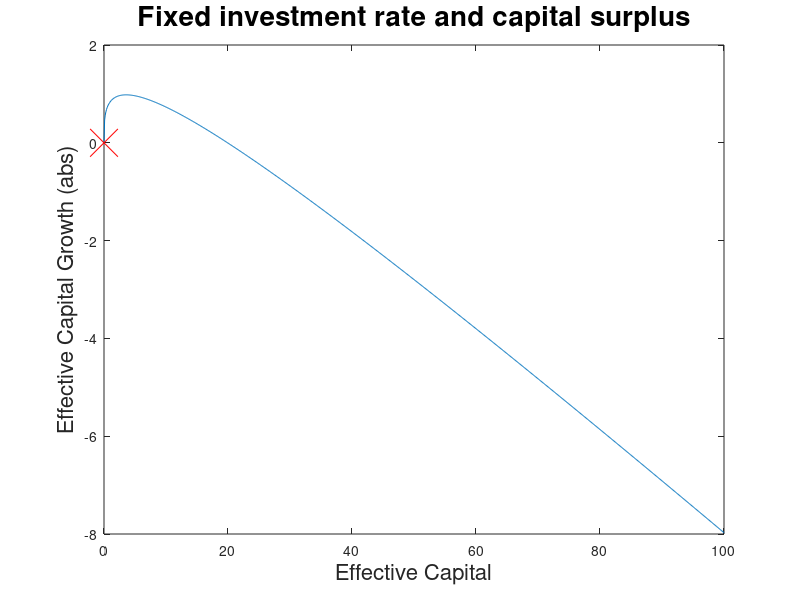

Recreate this plot in MATLAB. (Note: this script raises an error after producing the figure.)
%%%%%%%%%%%%%%%%%%%%%%%%%%%%%%%%%%%%%%%%%%%%%%%%%%%%%%%%%%%%%%%%
%
%  ARE 263 Larry Karp & Christian Traeger
% 
%  Ramsey Growth Model in discrete time, dynamic programming
%  
%%%%%%%%%%%%%%%%%%%%%%%%%%%%%%%%%%%%%%%%%%%%%%%%%%%%%%%%%%%%%%%%

%% Setup

% Tidy your workspace
clear global    % Clears all global variables
clear all       % Clears all variable from memory
close all       % Closes all open figures
clc            % Clears all text from your command window

% Change the working directory to wherever you saved the PS3 package
% Sample paths:
% cd  C:\Matlab\ARE263\PS3 % Windows
% cd /User/ARE263/PS3 % MAC

% Declare relevant parameters to be global 
% Global parameters can be accessed by all scripts that declare them upfrong as global.
% This is an alternative to passing parameters explicitly to functions.
% Note that if another script changes a global parameter it will be permanently changed for all scripts
% (which is not the case with parameters passed along as function arguments - unless they are returned again)
global fspace delta kappa L g eta beta options
% space structure, capital decay, growth rate, IES, pure time preference

% Set the economic parameters

eta = 2;        % Consumption smoothing parameter (IES)
                % If eta=1 calls the Bellman_log, otherwise regular Bellman using CIES
rho = 0.015;    % Annual (or periodic) rate of pure time preference
kappa = 0.3;    % Capital share
delta = 0.1;    % Capital depreciation rate
% Rate of technological progress: Has to be zero unless using log-utility
g = 0.02;
L = 7;          % Global labor force in billions of people

K_0 = 80;       % Initial capital stock
A_0 = 1;        % Initial level of technology
k_0 = K_0/A_0;  % Initial level of effective capital

% Normalization of discount factor to transform system to autonomous function iteration
beta = exp(-rho+(1-eta)*g);

% Set the numeric parameters

num_nodes = 21; % Number of evaluation nodes & basis functions

T = 50;        % Time horizon for time path simulations
consum_min=0;   % Set lower bound on consumption (no borrowing)

% Choose interpolation basis functions: 'cheb' Chebychev polynomials;
% 'spli' cubic splines; 'lin' linear splines
interp = 'cheb';

% Pick the bounds of the function approximation space
k_min = 1;      % Lower bound - pick larger than 0 - value function is badly behaved at 0
k_max = 100;    % Upper bound


%parameters controlling function iteration loop:
tol = 1e-5;    % convergence tolerance
damp = 0;      % weight on coefficients of previous step (>0 for damping)
maxit = 10000; % maximum number of iterations in function approximation loop

% set options for utility maximization step:
% the most important ones are to 'display', 'off' which suppresses output on the screen and 
% 'Algorithm', 'interior-point', which specifies the maximization algorithm.
% the other options set the maximal number of function evaluations and iterations, to put a limit on the maximal run-time
options = optimset('display','off', 'MaxFunEvals', 1000, 'MaxIter', 1000, 'Algorithm','interior-point');
%options = optimset('display','off', 'MaxFunEvals', 1000, 'MaxIter', 1000, 'Algorithm','active-set'); %,'TolX',1e-12);

%Calculating steady state capital for fixed investment rate

disp(['Initial capital is ' num2str(K_0) ' and initial normalized capital is ' num2str(K_0/A_0) ]); 

fixed_investment_rate=0.25;
ss_residual = @(k) ((1-delta).*k + fixed_investment_rate*k.^kappa.*L.^(1-kappa)).*exp(-g) - k;
k_ss = fzero(ss_residual,K_0);
%19.9263
disp(['Steady state at fixed investment rate of ' num2str(fixed_investment_rate) ' is effective capital stock of ' num2str(k_ss) ]); 

% Plot effective capital surplus at a 25% fixed investment rate over present effective capital stock
x = 0:0.1:100;
y = ss_residual(x);
h = figure('name', ['Fixed investment rate and capital surplus']);
      set(gca,'fontsize',16)
        plot(x,y,k_ss,ss_residual(k_ss),'rx','MarkerSize',20);
        title('Fixed investment rate and capital surplus', 'FontSize', 20);
        xlabel('Effective Capital', 'FontSize', 16);
        ylabel('Effective Capital Growth (abs)', 'FontSize', 16);
     %saveas(h,['ss_capital'], 'jpg');
     saveas(h,['ss_capital'], 'epsc');
close(h)

%Create the function space & initial guess

% generate function approximation space and collocation nodes
fspace = fundefn(interp,num_nodes,k_min,k_max);
k_nodes = funnode(fspace);

consum = ones(num_nodes,1);  % action = 1 (arbitrary consumption guess)
value = zeros(num_nodes,1);  % initialize storage for value function at nodes (updated in every iteration)
coeff = zeros(num_nodes,1);  % coeffs = 0 (flat value function guess)

%%%%%%%%%%%%%%%%% Changes by JDLA to comply with PS4-3a)%%%%%%%%%%%%%%%%%%%
if exist('coeff_init.mat','file') == 2 
    disp('Previuos solution available')
    load coeff_init.mat;
    if  logical_converged == 1
        coeff = [coeff0(1:min(numel(coeff0),num_nodes));zeros(max(0,num_nodes-numel(coeff0)),1)];    
    elseif  logical_converged ~= 1 && exist('coeff_init_old.mat','file') == 2
        disp('Previuos solution is not good, it will be ignored. Using coefficients from last successful run')
        load coeff_init_old.mat;
        disp(['Loading ' num2str(min(numel(coeff0),num_nodes)) ' coefficients'])
        coeff = [coeff0(1:min(numel(coeff0),num_nodes));zeros(max(0,num_nodes-numel(coeff0)),1)];
     end
else
    disp('Previuos solution not available')
    coeff(1) = 1;  % coeffs = 0 (flat value function guess)
end
%%%%%%%%%%%%%%%%% Changes by JDLA to comply with PS4-3a)%%%%%%%%%%%%%%%%%%%


% Solving for the optimal value function with Chebychev polynomials

% Passing: maximal number of function iterations, break criterion
% tolerance, potential damping coefficient, nodes, and initializations

%%%%%%%%%%%%%%%%% Changes by JDLA to comply with PS4-3b and PS4-3c)%%%%%%%%
uncertainty_flag=1;
[consum,value,coeff,B,logical_converged,it] = Ramsey_iterate_PS4(uncertainty_flag,maxit,tol,damp,k_nodes,value,consum,coeff);
%%%%%%%%%%%%%%%%% Changes by JDLA to comply with PS4-3b and PS4-3c)%%%%%%%%
    
%%%%%%%%%%%%%%%%% Changes by JDLA to comply with PS4-3a)%%%%%%%%%%%%%%%%%%%
%Saves initial guess from the last succesful run
if logical_converged == 1
    save('coeff_init_old.mat','coeff0')
end

%Saves coefficient and exit flag
coeff0=coeff; 
save('coeff_init.mat','coeff0','logical_converged');

% Display an error message if the function iteration did not converge

if logical_converged ~= 1
    error('Did not converge. Breaking script.')
end

if uncertainty_flag == 1
    consum_u=consum;
    value_u=value;
    coeff_u=coeff;
    B_u=B;
    k_nodes_u=k_nodes;
    save('results_u.mat','consum_u', 'value_u', 'k_nodes_u','coeff_u', 'B_u','uncertainty_flag', 'num_nodes')
end 

if uncertainty_flag == 0
    save('results_d.mat','consum', 'value', 'k_nodes','coeff', 'B', 'uncertainty_flag', 'num_nodes')
end 
%%%%%%%%%%%%%%%%% Changes by JDLA to comply with PS4-3a)%%%%%%%%%%%%%%%%%%%


%% PLOT THE RESULTS

% Case of stochastic
if exist('results_u.mat','file') == 2 && uncertainty_flag == 1

load results_u.mat;    

disp(['Plotting value function and control rule supported by the ',num2str(length(k_nodes_u)),' nodes of the function iteration'])

h = figure('name', ['Value function evaluated at k-nodes ']);
      set(gca,'fontsize',16)
        plot(k_nodes_u,value_u);
        title(sprintf(['Value Function']), 'FontSize', 20);
        xlabel('Effective Capital', 'FontSize', 16);
        ylabel('Normalized Value', 'FontSize', 16);
     %saveas(h,['value_function_for_' num2str(num_nodes) '_' interp '_nodes'], 'jpg');
     saveas(h,['value_function_for_' num2str(num_nodes) '_' interp '_nodes'], 'epsc');
%close(h)

h = figure('name', ['Control rule evaluated at k-nodes']);
      set(gca,'fontsize',16)
        plot(k_nodes_u, consum_u);
        title(sprintf(['Control Rule']), 'FontSize', 20);
        xlabel('Effective Capital', 'FontSize', 16);
        ylabel('Effective Consumption', 'FontSize', 16);
     %saveas(h,['control_rule_for_' num2str(num_nodes) '_' interp '_nodes'], 'jpg');
     saveas(h,['control_rule_for_' num2str(num_nodes) '_' interp '_nodes'], 'epsc');
%close(h)

% Evaluating on a denser grid

    k_dense = (k_min:((k_max-k_min)/100):k_max)'; % redefine the approximation nodes to finer grid
    value_dense = funeval(coeff_u,fspace,k_dense);    
    mu=1; 
    sigma = 0.035;
    nshocks = 3; 
    [e,w] =qnwnorm(nshocks, mu, sigma^2); 

% For efficient memory allocation better to first allocate vector of full lenght instead of adding on to an existing vector in a loop
 consum_dense = zeros(length(k_dense),1);
 value_dense_rhs = zeros(length(k_dense),1);
for i=1:length(k_dense)
            val_handle = @(consum) Ramsey_bellman_u_PS4(coeff_u,consum,k_dense(i),w,e);
            production = k_dense(i).^kappa.*L.^(1-kappa); % upper consumption constraint
            [consum_dense(i),value_dense_rhs_neg(i)] = fmincon(val_handle,.5,[],[],[],[],consum_min,production,[],options);        
end

disp(['Plotting, evaluting r.h.s. Bellman at ',num2str(length(k_dense)),' nodes for the state variable'])

h = figure('name', ['Value function evaluated at k-nodes ']);
      set(gca,'fontsize',16)
        plot(k_nodes,value,k_dense,value_dense,k_dense,-value_dense_rhs_neg);
        legend({'Collocated on grid','Dense evaluated','Dense r.h.s. Bellman'},'Location','se')
        title('Value Function', 'FontSize', 20);
        xlabel('Effective Capital', 'FontSize', 16);
        ylabel('Normalized Value', 'FontSize', 16);
     %saveas(h,['value_function_dense_'  interp '_' num2str(num_nodes)], 'jpg');
     saveas(h,['value_function_dense_'  interp '_' num2str(num_nodes)], 'epsc');
close(h)

h = figure('name', ['Control rule evaluated densely']);
      set(gca,'fontsize',16)
        plot(k_dense, consum_dense);
        title('Control Rule', 'FontSize', 20);
        xlabel('Effective Capital', 'FontSize', 16);
        ylabel('Consumption', 'FontSize', 16);
     %saveas(h,['control_rule_dense_' interp '_' num2str(num_nodes)], 'jpg');
     saveas(h,['control_rule_dense_' interp '_' num2str(num_nodes)], 'epsc');
close(h)

h = figure('name', ['Value function residual']);
      set(gca,'fontsize',16)
        plot(k_dense,-value_dense_rhs_neg'-value_dense);     
        title(sprintf(['Value function residual']), 'FontSize', 20);
        xlabel('Effective Capital', 'FontSize', 16);
        ylabel('Residual', 'FontSize', 16);
     %saveas(h,['Residual_'  interp '_' num2str(num_nodes)], 'jpg');
     saveas(h,['Residual_'  interp '_' num2str(num_nodes)], 'epsc');
close(h)


% Generate time paths

k_path = k_0;

    % Make an initial guess for the control. Pick the control 
    % corresponding to the stock value closest to the intial stock. 
    consum_start = consum_dense(find(k_nodes_u < k_0, 1, 'last'));

for t = 1:T
    val_handle = @(consum) Ramsey_bellman_u_PS4(coeff_u,consum,k_path(t),w,e);   
    production = k_path(t).^kappa.*L.^(1-kappa);
    [consum_new,v_new] = fmincon(val_handle,consum_start,[],[],[],[],consum_min,production,[],options);
    
    %store this period's value
    consum_path(t) = consum_new;
    
    % use this period's value as guess for next period
    consum_start = consum_new;
    
    % get next period's stock
    k_path(t+1) = ((1-delta).*k_path(t) + k_path(t).^kappa.*L.^(1-kappa) - consum_path(t)).*exp(-g);

    if mod(t,50)==0
        disp(['Computed ' num2str(t) ' years']);
    end
    
end


h = figure('name', 'Time paths effective');
      set(gca,'fontsize',16)
        plot(1:T,k_path(1:T), 1:T,consum_path)
        legend({'effective capital','effective consumption'},'Location','se')
        title('Time paths in effective units', 'FontSize', 20);
        xlabel('Time in years', 'FontSize', 16);
     %saveas(h,['Time_paths_effective_'  interp '_' num2str(num_nodes)], 'jpg');
     saveas(h,['Time_paths_effective_'  interp '_' num2str(num_nodes)], 'epsc');
close(h)

% Transforming consumption and capital back to real units
A_path=A_0*exp(g*(1:T));
Consum_path=consum_path.*A_path;
%K_path=k_path.*[A_path A_0*exp(g*(T+1))];
K_path=k_path(1:T).*A_path;

h = figure('name', ['Time paths original units']);
      set(gca,'fontsize',16)
        plot(1:T,K_path(1:T), 1:T,Consum_path)
        legend({'capital','consumption'},'Location','se')
        title('Time paths in original units', 'FontSize', 20);
        xlabel('Time in years', 'FontSize', 16);
     %saveas(h,['Time_paths_original_'  interp '_' num2str(num_nodes)], 'jpg');
     saveas(h,['Time_paths_original_'  interp '_' num2str(num_nodes)], 'epsc');
close(h)

end

% Case of analysis for the deterministic case
if exist('results_d.mat','file') == 2 && uncertainty_flag == 0
    
load results_d.mat; 

disp(['Plotting value function and control rule supported by the ',num2str(length(k_nodes)),' nodes of the function iteration'])

h = figure('name', ['Value function evaluated at k-nodes ']);
      set(gca,'fontsize',16)
        plot(k_nodes,value);
        title(sprintf(['Value Function']), 'FontSize', 20);
        xlabel('Effective Capital', 'FontSize', 16);
        ylabel('Normalized Value', 'FontSize', 16);
     %saveas(h,['value_function_for_' num2str(num_nodes) '_' interp '_nodes'], 'jpg');
     saveas(h,['value_function_for_' num2str(num_nodes) '_' interp '_nodes'], 'epsc');
close(h)

h = figure('name', ['Control rule evaluated at k-nodes']);
      set(gca,'fontsize',16)
        plot(k_nodes, consum);
        title(sprintf(['Control Rule']), 'FontSize', 20);
        xlabel('Effective Capital', 'FontSize', 16);
        ylabel('Effective Consumption', 'FontSize', 16);
     %saveas(h,['control_rule_for_' num2str(num_nodes) '_' interp '_nodes'], 'jpg');
     saveas(h,['control_rule_for_' num2str(num_nodes) '_' interp '_nodes'], 'epsc');
close(h)

% Evaluating on a denser grid

    k_dense = (k_min:((k_max-k_min)/100):k_max)'; % redefine the approximation nodes to finer grid
    value_dense = funeval(coeff,fspace,k_dense);    
    
% For efficient memory allocation better to first allocate vector of full lenght instead of adding on to an existing vector in a loop
 consum_dense = zeros(length(k_dense),1);
 value_dense_rhs = zeros(length(k_dense),1);
 
for i=1:length(k_dense)
            val_handle = @(consum) Ramsey_bellman(coeff,consum,k_dense(i));
            production = k_dense(i).^kappa.*L.^(1-kappa); % upper consumption constraint
            [consum_dense(i),value_dense_rhs_neg(i)] = fmincon(val_handle,.5,[],[],[],[],consum_min,production,[],options);        
end

disp(['Plotting, evaluting r.h.s. Bellman at ',num2str(length(k_dense)),' nodes for the state variable'])

h = figure('name', ['Value function evaluated at k-nodes ']);
      set(gca,'fontsize',16)
        plot(k_nodes,value,k_dense,value_dense,k_dense,-value_dense_rhs_neg);
        legend({'Collocated on grid','Dense evaluated','Dense r.h.s. Bellman'},'Location','se')
        title('Value Function', 'FontSize', 20);
        xlabel('Effective Capital', 'FontSize', 16);
        ylabel('Normalized Value', 'FontSize', 16);
     %saveas(h,['value_function_dense_'  interp '_' num2str(num_nodes)], 'jpg');
     saveas(h,['value_function_dense_'  interp '_' num2str(num_nodes)], 'epsc');
close(h)

h = figure('name', ['Control rule evaluated densely']);
      set(gca,'fontsize',16)
        plot(k_dense, consum_dense);
        title('Control Rule', 'FontSize', 20);
        xlabel('Effective Capital', 'FontSize', 16);
        ylabel('Consumption', 'FontSize', 16);
     %saveas(h,['control_rule_dense_' interp '_' num2str(num_nodes)], 'jpg');
     saveas(h,['control_rule_dense_' interp '_' num2str(num_nodes)], 'epsc');
close(h)

h = figure('name', ['Value function residual']);
      set(gca,'fontsize',16)
        plot(k_dense,-value_dense_rhs_neg'-value_dense);     
        title(sprintf(['Value function residual']), 'FontSize', 20);
        xlabel('Effective Capital', 'FontSize', 16);
        ylabel('Residual', 'FontSize', 16);
     %saveas(h,['Residual_'  interp '_' num2str(num_nodes)], 'jpg');
     saveas(h,['Residual_'  interp '_' num2str(num_nodes)], 'epsc');
close(h)


% Generate time paths

k_path = k_0;

    % Make an initial guess for the control. Pick the control 
    % corresponding to the stock value closest to the intial stock. 
    consum_start = consum_dense(find(k_nodes < k_0, 1, 'last'));

for t = 1:T
       
    val_handle = @(consum) Ramsey_bellman(coeff,consum,k_path(t));
    production = k_path(t).^kappa.*L.^(1-kappa);
    [consum_new,v_new] = fmincon(val_handle,consum_start,[],[],[],[],consum_min,production,[],options);
    
    %store this period's value
    consum_path(t) = consum_new;
    
    % use this period's value as guess for next period
    consum_start = consum_new;
    
    % get next period's stock
    k_path(t+1) = ((1-delta).*k_path(t) + k_path(t).^kappa.*L.^(1-kappa) - consum_path(t)).*exp(-g);

    if mod(t,50)==0
        disp(['Computed ' num2str(t) ' years']);
    end
    
end


h = figure('name', 'Time paths effective');
      set(gca,'fontsize',16)
        plot(1:T,k_path(1:T), 1:T,consum_path)
        legend({'effective capital','effective consumption'},'Location','se')
        title('Time paths in effective units', 'FontSize', 20);
        xlabel('Time in years', 'FontSize', 16);
     %saveas(h,['Time_paths_effective_'  interp '_' num2str(num_nodes)], 'jpg');
     saveas(h,['Time_paths_effective_'  interp '_' num2str(num_nodes)], 'epsc');
close(h)

% Transforming consumption and capital back to real units
A_path=A_0*exp(g*(1:T));
Consum_path=consum_path.*A_path;
%K_path=k_path.*[A_path A_0*exp(g*(T+1))];
K_path=k_path(1:T).*A_path;

h = figure('name', ['Time paths original units']);
      set(gca,'fontsize',16)
        plot(1:T,K_path(1:T), 1:T,Consum_path)
        legend({'capital','consumption'},'Location','se')
        title('Time paths in original units', 'FontSize', 20);
        xlabel('Time in years', 'FontSize', 16);
     %saveas(h,['Time_paths_original_'  interp '_' num2str(num_nodes)], 'jpg');
     saveas(h,['Time_paths_original_'  interp '_' num2str(num_nodes)], 'epsc');
close(h)

end